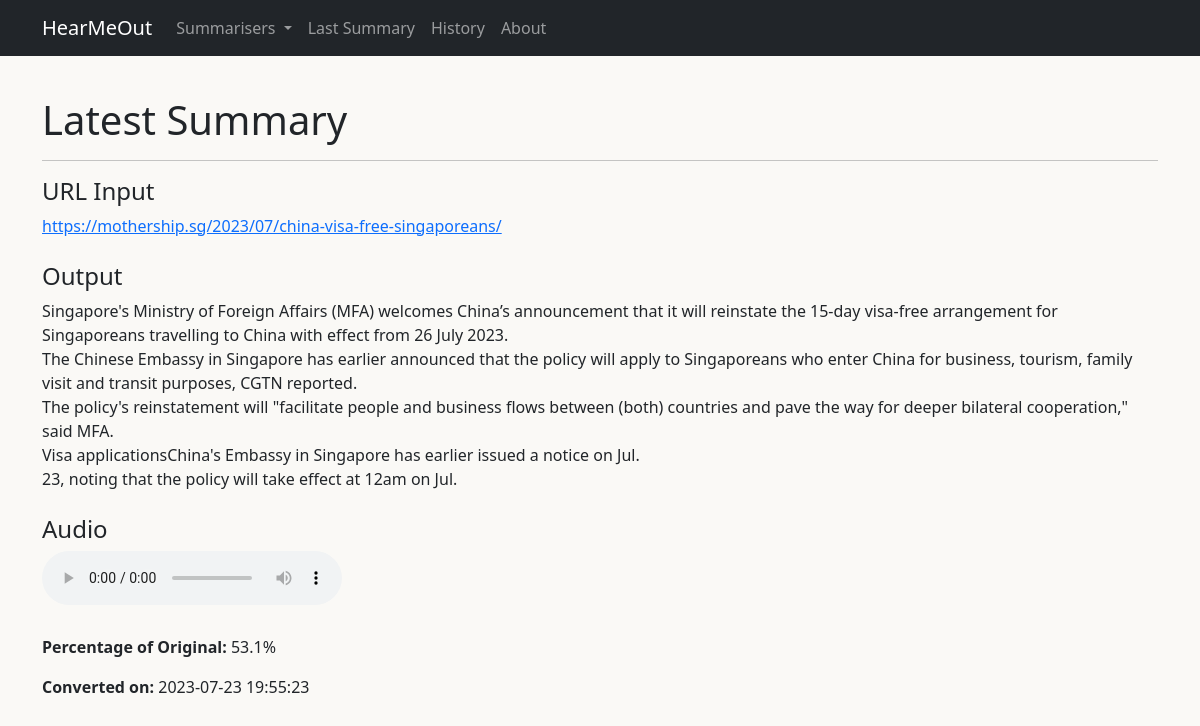
The app's page /latest with its own data.
### tables this page shows
CREATE TABLE conversions (
id INTEGER PRIMARY KEY,
input TEXT NOT NULL,
output TEXT NOT NULL,
timestamp BIGINT NOT NULL,
audio VARCHAR(255),
performance REAL,
input_percent INTEGER, method VARCHAR(255));

### server.py (the view)
@app.route("/latest")
def output():
    conn = db_connection()
    cursor = conn.cursor()
    query = """
            SELECT * FROM conversions
            ORDER BY timestamp DESC
            LIMIT 1
        """
    res = cursor.execute(query)
    summary = res.fetchone()
    if summary == None:
        return render_template('latest.html', summary=None, page_name="Latest")
    result = dict()
    for i in range(len(summary)):
        field = DATABASE_COLS[i]
        if field == 'timestamp':
            result[field] = format_time(summary[i])
        else:
            result[field] = summary[i]
    return render_template("latest.html", summary=result, page_name = "Latest")

### server.py (called while the page is built)
def db_connection():
    conn = None
    try:
        conn = sqlite3.connect('database.db')
    except sqlite3.error as e:
        print(e)
    return conn

def format_time(timestamp):
    formatted = datetime.fromtimestamp(timestamp).strftime('%Y-%m-%d %H:%M:%S')
    return formatted

### templates/latest.html (shortened to what this page needs)
{% extends 'base.html' %}
{% block content %}
<h1>Latest Summary</h1>
<hr>
{% if summary is not none %}
<div>
    <div>
        {% if summary.method == "url" %}
            <h4>URL Input</h4>
            <a href="{{ summary.input }}" target="_blank">{{ summary.input }}</a>
        {% endif %}
    </div>
    <br>
    <div>
        <h4>Output</h4>
        <div style="white-space: pre-wrap;">{{ summary.output }}</div>
    </div>
    <br>
    <div>
        {% if summary.audio %}
            <h4>Audio</h4>
            <audio controls src="{{ url_for('static', filename='audio/') }}{{ summary.audio }}.mp3">
            </audio>
        {% endif %}
    </div>
    <br>
    <p><b>Percentage of Original:</b> {{ summary.performance }}%</p>
    <p><b>Converted on:</b> {{ summary.timestamp }}</p>
</div>
{% endif %}
{% endblock %}

### static/style.css (style rules this page uses)
body { background-color: #FAF9F6 }

### records on screen
conversions: input "https://mothership.sg/2023/07/china-visa-free-singaporeans/", output "Singapore's Ministry of Foreign Affairs (MFA) welcomes China’s announcement that it will reinstate the 15-day visa-free arrangement for Singaporeans travelling to China with effect from 26 July 2023. The Chinese Embassy in Singapore has earlier announced that the policy will apply to Singaporeans who enter China for business, tourism, family visit and transit purposes, CGTN reported. The policy's reinstatement will \"facilitate people and business flows between (both) countries and pave the way for deeper bilateral cooperation,\" said MFA. Visa applicationsChina's Embassy in Singapore has earlier issued a notice on Jul. 23, noting that the policy will take effect at 12am on Jul.", performance "53.1"

### other values on screen
{{ summary.timestamp }} "2023-07-23 19:55:23"
